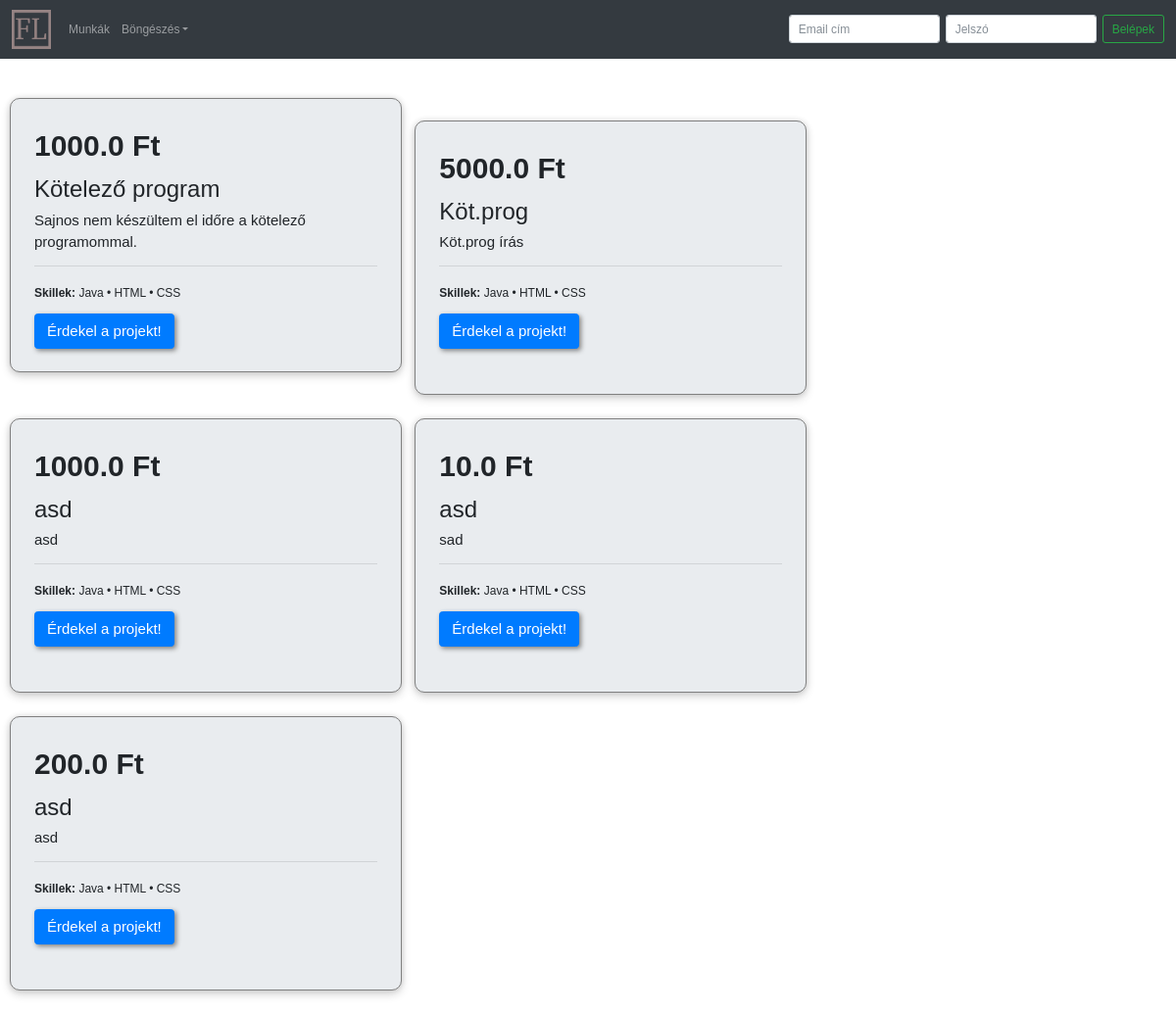
The app's page /projects with its own data.
### Freelancers/models.py (models this page shows, shortened)
class Project(models.Model):
    name = models.CharField(max_length=50)
    description = models.CharField(max_length=200)
    salary = models.FloatField()
    owner = models.ForeignKey(Employer, on_delete=models.CASCADE)

### Freelancers/views.py (the view)
# urls.py: path('projects', views.projects, name='projects'),
def projects(request):
    all_projects = Project.objects.all()
    return render(request, 'Freelancers/all_projects.html', {'projects': all_projects})

### Freelancers/templates/Freelancers/all_projects.html
{% extends 'Freelancers/base.html' %}
{% block main_content %}
{% if projects %}
    <div class="project-container">
    {% for project in projects %}
    <div class="card jumbotron">
        <h1 class="project-salary">{{project.salary}} Ft</h1>
        <h2>{{project.name}}</h2>
        <p class="lead">{{project.description}}</p>
        <hr class="my-4">
        <p class="description"><b>Skillek:</b> Java &bull; HTML &bull; CSS</p>
        <p class="lead">
            <a class="btn btn-primary btn-lg project-link" href="#" role="button">Érdekel a projekt!</a>
        </p>
    </div>
    {% endfor %}
    </div>
{% else %}
    <h1>Még nincsenek projektek!</h1>
{% endif %}
{% endblock %}

### Freelancers/static/Freelancers/style.css (style rules this page uses)
* { font-family: Helvetica; font-size: 12px; }

### Freelancers/static/Freelancers/projects.css (style rules this page uses)
* { font-size: 12px; }
.card { box-shadow: 0 0 6px 0 rgba(0,0,0,.12), 0 4px 10px 0 rgba(0,0,0,.16); border-radius: 10px; width: 400px; height: 280px; border: 1px solid gray; margin-left: 10px; display: inline-block; }
h1 { font-weight: bold; line-height: 0; margin-bottom: 30px; margin-top: 0px }
.card a { box-shadow: 2px 2px 5px grey }
.my-4 { margin-top: 0.45rem !important }
.project-container { margin-top: 100px; }

### records on screen
Project: salary "1000.0", name "Kötelező program", description "Sajnos nem készültem el időre a kötelező programommal."
Project: salary "5000.0", name "Köt.prog", description "Köt.prog írás"
Project: salary "1000.0", name "asd", description "asd"
Project: salary "10.0", name "asd", description "sad"
Project: salary "200.0", name "asd", description "asd"
